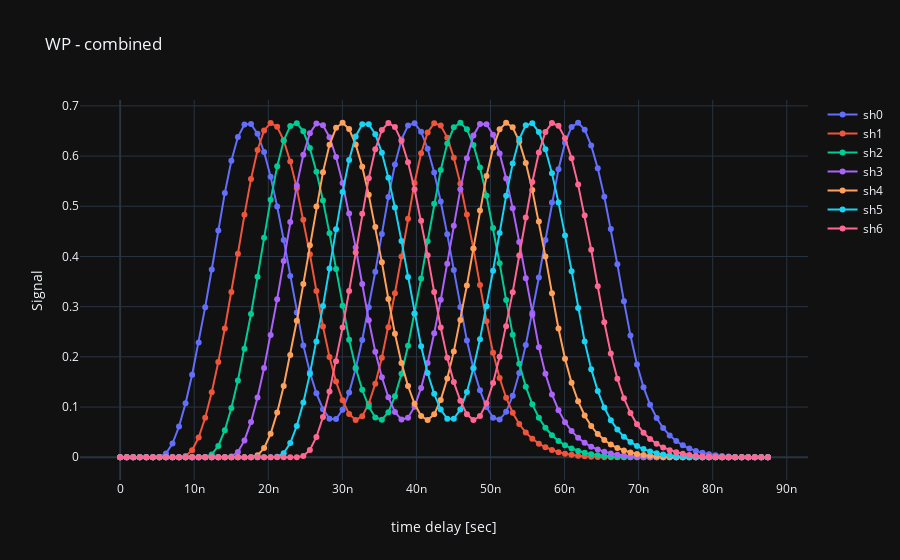

Notebook source saved alongside this figure:
### Code cell
data = [None] * shutter_per_cycle # Generate blank list with length equal number of shutters
for i in range(shutter_per_cycle):
    data[i] = go.Scatter(x=shutters['dt'], y=shutters['sh_comb'+str(i)],
                          mode='lines+markers',  # Select 'lines', 'markers' or 'lines+markers'
                          name='sh'+str(i))

layout = dict(title='WP - combined',
              xaxis=dict(title='time delay [sec]',type='linear'),  # Select 'log' or 'linear'
              yaxis=dict(title='Signal',type='linear'),  # Select 'log' or 'linear'
              template='plotly_dark')

iplot(dict(data=data, layout=layout))
